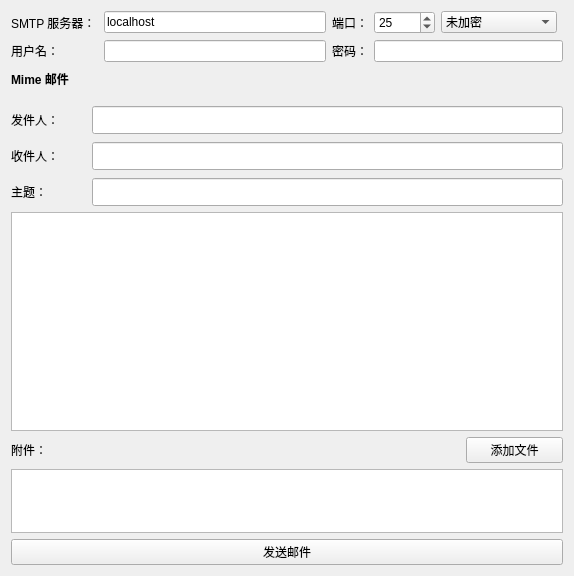
<?xml version="1.0" encoding="UTF-8"?>
<ui version="4.0">
 <class>SendEmail</class>
 <widget class="QWidget" name="SendEmail">
  <property name="geometry">
   <rect>
    <x>0</x>
    <y>0</y>
    <width>574</width>
    <height>576</height>
   </rect>
  </property>
  <property name="windowTitle">
   <string>发送电子邮件</string>
  </property>
  <layout class="QGridLayout" name="gridLayout_2">
   <item row="0" column="0">
    <layout class="QVBoxLayout" name="verticalLayout" stretch="0,1,5,10,1,2,1">
     <item>
      <layout class="QGridLayout" name="gridLayout">
       <item row="0" column="3">
        <widget class="QSpinBox" name="port">
         <property name="minimum">
          <number>1</number>
         </property>
         <property name="maximum">
          <number>99999</number>
         </property>
         <property name="value">
          <number>25</number>
         </property>
        </widget>
       </item>
       <item row="0" column="2">
        <widget class="QLabel" name="label_2">
         <property name="minimumSize">
          <size>
           <width>34</width>
           <height>17</height>
          </size>
         </property>
         <property name="maximumSize">
          <size>
           <width>34</width>
           <height>17</height>
          </size>
         </property>
         <property name="text">
          <string>端口：</string>
         </property>
        </widget>
       </item>
       <item row="0" column="1">
        <widget class="QLineEdit" name="host">
         <property name="text">
          <string>localhost</string>
         </property>
        </widget>
       </item>
       <item row="0" column="0">
        <widget class="QLabel" name="label">
         <property name="minimumSize">
          <size>
           <width>87</width>
           <height>17</height>
          </size>
         </property>
         <property name="maximumSize">
          <size>
           <width>87</width>
           <height>17</height>
          </size>
         </property>
         <property name="text">
          <string>SMTP 服务器：</string>
         </property>
        </widget>
       </item>
       <item row="1" column="0">
        <widget class="QLabel" name="label_5">
         <property name="text">
          <string>用户名：</string>
         </property>
        </widget>
       </item>
       <item row="1" column="2">
        <widget class="QLabel" name="label_6">
         <property name="text">
          <string>密码：</string>
         </property>
        </widget>
       </item>
       <item row="1" column="1">
        <widget class="QLineEdit" name="username"/>
       </item>
       <item row="1" column="3" colspan="3">
        <widget class="QLineEdit" name="password">
         <property name="echoMode">
          <enum>QLineEdit::Password</enum>
         </property>
        </widget>
       </item>
       <item row="0" column="4">
        <widget class="QComboBox" name="security">
         <item>
          <property name="text">
           <string>未加密</string>
          </property>
         </item>
         <item>
          <property name="text">
           <string>SSL</string>
          </property>
         </item>
         <item>
          <property name="text">
           <string>TLS/STARTTLS</string>
          </property>
         </item>
        </widget>
       </item>
      </layout>
     </item>
     <item>
      <widget class="QLabel" name="label_7">
       <property name="font">
        <font>
         <bold>true</bold>
        </font>
       </property>
       <property name="text">
        <string>Mime 邮件</string>
       </property>
      </widget>
     </item>
     <item>
      <layout class="QFormLayout" name="formLayout">
       <property name="fieldGrowthPolicy">
        <enum>QFormLayout::AllNonFixedFieldsGrow</enum>
       </property>
       <property name="rowWrapPolicy">
        <enum>QFormLayout::DontWrapRows</enum>
       </property>
       <property name="horizontalSpacing">
        <number>0</number>
       </property>
       <property name="verticalSpacing">
        <number>8</number>
       </property>
       <property name="leftMargin">
        <number>0</number>
       </property>
       <property name="topMargin">
        <number>10</number>
       </property>
       <property name="bottomMargin">
        <number>0</number>
       </property>
       <item row="0" column="0">
        <widget class="QLabel" name="label_8">
         <property name="minimumSize">
          <size>
           <width>81</width>
           <height>0</height>
          </size>
         </property>
         <property name="maximumSize">
          <size>
           <width>81</width>
           <height>16777215</height>
          </size>
         </property>
         <property name="text">
          <string>发件人：</string>
         </property>
        </widget>
       </item>
       <item row="0" column="1">
        <widget class="QLineEdit" name="sender">
         <property name="sizePolicy">
          <sizepolicy hsizetype="Expanding" vsizetype="Expanding">
           <horstretch>0</horstretch>
           <verstretch>0</verstretch>
          </sizepolicy>
         </property>
        </widget>
       </item>
       <item row="1" column="0">
        <widget class="QLabel" name="label_9">
         <property name="minimumSize">
          <size>
           <width>81</width>
           <height>0</height>
          </size>
         </property>
         <property name="maximumSize">
          <size>
           <width>81</width>
           <height>16777215</height>
          </size>
         </property>
         <property name="text">
          <string>收件人：</string>
         </property>
        </widget>
       </item>
       <item row="1" column="1">
        <widget class="QLineEdit" name="recipients">
         <property name="sizePolicy">
          <sizepolicy hsizetype="Expanding" vsizetype="Expanding">
           <horstretch>0</horstretch>
           <verstretch>0</verstretch>
          </sizepolicy>
         </property>
        </widget>
       </item>
       <item row="2" column="0">
        <widget class="QLabel" name="label_10">
         <property name="minimumSize">
          <size>
           <width>81</width>
           <height>0</height>
          </size>
         </property>
         <property name="maximumSize">
          <size>
           <width>81</width>
           <height>16777215</height>
          </size>
         </property>
         <property name="text">
          <string>主题：</string>
         </property>
        </widget>
       </item>
       <item row="2" column="1">
        <widget class="QLineEdit" name="subject">
         <property name="sizePolicy">
          <sizepolicy hsizetype="Expanding" vsizetype="Expanding">
           <horstretch>0</horstretch>
           <verstretch>0</verstretch>
          </sizepolicy>
         </property>
        </widget>
       </item>
      </layout>
     </item>
     <item>
      <widget class="QTextEdit" name="texteditor">
       <property name="textInteractionFlags">
        <set>Qt::LinksAccessibleByKeyboard|Qt::LinksAccessibleByMouse|Qt::TextBrowserInteraction|Qt::TextEditable|Qt::TextEditorInteraction|Qt::TextSelectableByKeyboard|Qt::TextSelectableByMouse</set>
       </property>
      </widget>
     </item>
     <item>
      <layout class="QHBoxLayout" name="horizontalLayout">
       <item>
        <widget class="QLabel" name="label_3">
         <property name="text">
          <string>附件：</string>
         </property>
        </widget>
       </item>
       <item>
        <widget class="QPushButton" name="addAttachment">
         <property name="minimumSize">
          <size>
           <width>97</width>
           <height>0</height>
          </size>
         </property>
         <property name="maximumSize">
          <size>
           <width>97</width>
           <height>16777215</height>
          </size>
         </property>
         <property name="text">
          <string>添加文件</string>
         </property>
        </widget>
       </item>
      </layout>
     </item>
     <item>
      <widget class="QListWidget" name="attachments">
       <property name="maximumSize">
        <size>
         <width>16777215</width>
         <height>64</height>
        </size>
       </property>
      </widget>
     </item>
     <item>
      <widget class="QPushButton" name="sendEmail">
       <property name="text">
        <string>发送邮件</string>
       </property>
      </widget>
     </item>
    </layout>
   </item>
  </layout>
 </widget>
 <resources/>
 <connections/>
</ui>
